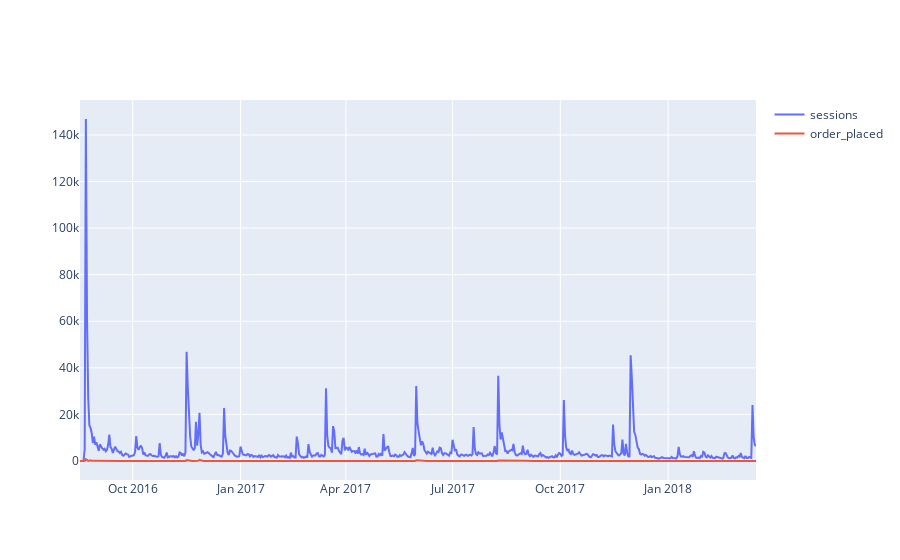

Notebook code for this chart:
### Code cell
fig = go.Figure()
fig.add_trace(go.Scatter(x=traffic_order_overtime.index, y=traffic_order_overtime['sessions'],
                    name='sessions'))
fig.add_trace(go.Scatter(x=traffic_order_overtime.index, y=traffic_order_overtime['order_placed'],
                    name='order_placed'))

### Figure 1 — Plotly figure (JSON) as saved in the notebook; plotly's stock layout.template omitted (floating-point values rounded to 4 significant figures; data arrays with more than 128 entries replaced by an {"elided": "..."} marker saying what was removed)
{"data": [{"name": "sessions", "type": "scatter", "x": {"elided": "578 str values"}, "y": {"elided": "578 int values"}}, {"name": "order_placed", "type": "scatter", "x": {"elided": "578 str values"}, "y": {"elided": "578 int values"}}], "layout": {}}
